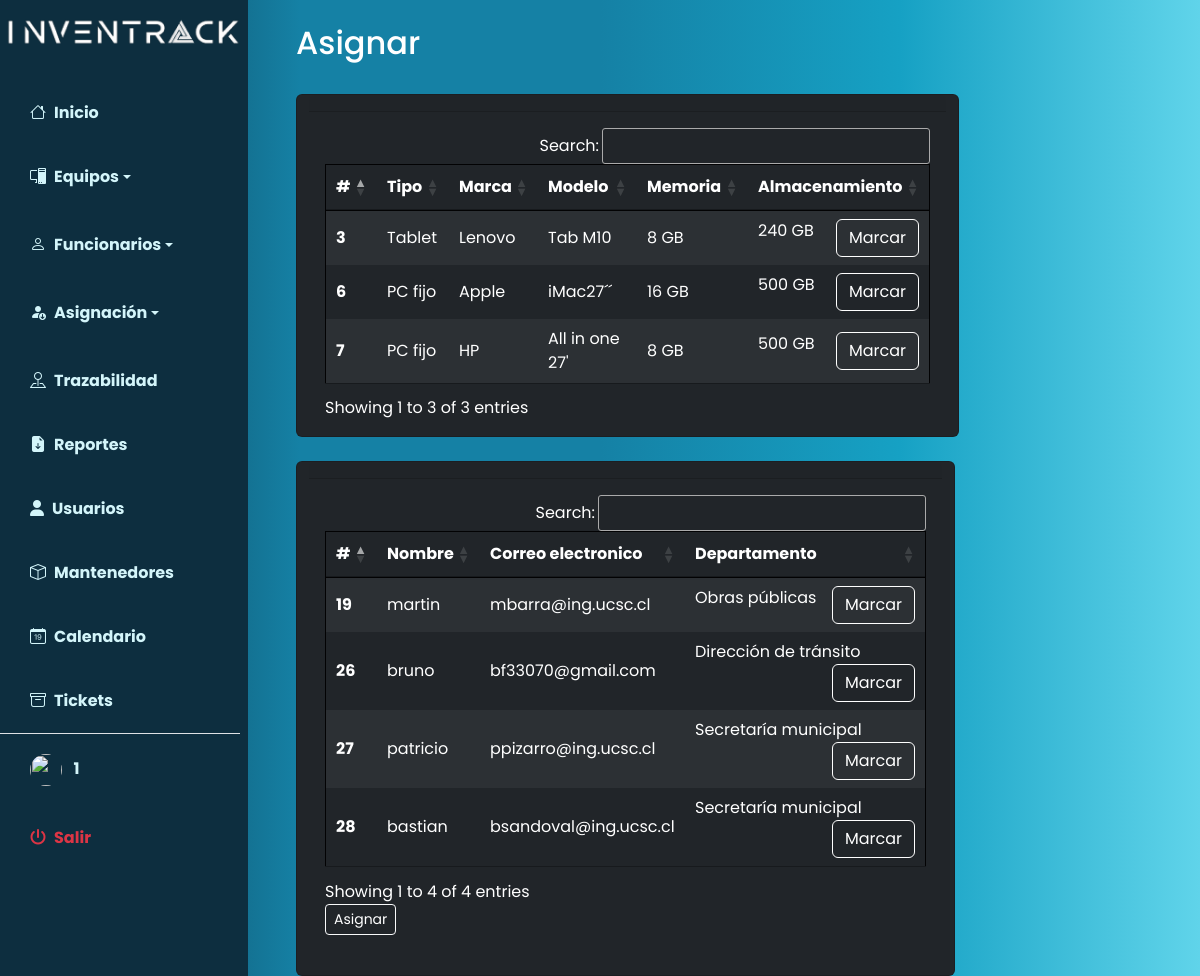
Screenshot of /index.php?p=equipos/asignacion/index (signed in) with the database file from the repository.
### tables this page shows
CREATE TABLE `equipos` (
  `id` int(10) NOT NULL,
  `fechaIngreso` date DEFAULT NULL,
  `modelo` varchar(50) NOT NULL,
  `tipo_id` int(50) NOT NULL,
  `marca_id` int(10) NOT NULL,
  `memoria_id` int(10) NOT NULL,
  `almacenamiento_id` int(10) NOT NULL,
  `tipoAlmacenamiento_id` int(10) NOT NULL,
  `funcionario_id` int(10) NOT NULL,
  `formaIngreso_id` int(10) NOT NULL,
  `fechaMantencion` date DEFAULT NULL,
  `costo` int(50) NOT NULL
);

CREATE TABLE `tipo` (
  `id` int(10) NOT NULL,
  `tipo` varchar(50) NOT NULL
);

CREATE TABLE `marcas` (
  `id` int(10) NOT NULL,
  `marca` varchar(50) NOT NULL
);

CREATE TABLE `memorias` (
  `id` int(10) NOT NULL,
  `memoria` varchar(50) NOT NULL
);

CREATE TABLE `almacenamientos` (
  `id` int(10) NOT NULL,
  `almacenamiento` varchar(50) NOT NULL
);

CREATE TABLE `funcionarios` (
  `id` int(10) NOT NULL,
  `nombre` varchar(50) NOT NULL,
  `apellido` varchar(50) NOT NULL,
  `email` varchar(50) NOT NULL,
  `establecimiento_id` int(10) NOT NULL,
  `departamento_id` int(10) NOT NULL
);

CREATE TABLE `departamentos` (
  `id` int(10) NOT NULL,
  `departamento` varchar(50) NOT NULL
);

### index.php (called while the page is built, shortened)
<?php
$pagina = isset($_GET['p']) ? strtolower($_GET['p']) : 'home';
require_once 'includes/header.php';
require_once 'pages/' . $pagina . '.php';
require_once 'includes/footer.php';
?>

### pages/equipos/asignacion/index.php (the view, shortened to what this page needs)
<?php ob_start();
include("database/auth.php");
$query = "SELECT equipos.*, funcionarios.nombre AS funcionario, tipo.tipo AS nombreOpcion, marcas.marca AS marcas, memorias.memoria AS memorias, almacenamientos.almacenamiento AS almacenamientos, tipoAlmacenamientos.tipoAlmacenamiento AS tipoAlmacenamientos, formaIngresos.formaIngreso AS formaIngresos
    FROM equipos
    LEFT JOIN funcionarios ON equipos.funcionario_id = funcionarios.id
    LEFT JOIN tipo ON equipos.tipo_id = tipo.id
    LEFT JOIN marcas ON equipos.marca_id = marcas.id
    LEFT JOIN memorias ON equipos.memoria_id = memorias.id
    LEFT JOIN almacenamientos ON equipos.almacenamiento_id = almacenamientos.id
    LEFT JOIN tipoAlmacenamientos ON equipos.tipoAlmacenamiento_id = tipoAlmacenamientos.id
    LEFT JOIN formaIngresos ON equipos.formaIngreso_id = formaIngresos.id
    WHERE funcionarios.nombre = 'no asignado';
    ;
    ";
$result = mysqli_query($connection, $query);
$query2 = "SELECT funcionarios.*, establecimientos.establecimiento AS establecimiento, departamentos.departamento AS departamento,
    GROUP_CONCAT(CONCAT(equipos.id, '-', tipo.tipo) SEPARATOR ', ') AS equipos_info
FROM funcionarios
LEFT JOIN establecimientos ON funcionarios.establecimiento_id = establecimientos.id
LEFT JOIN departamentos ON funcionarios.departamento_id = departamentos.id
LEFT JOIN equipos ON funcionarios.id = equipos.funcionario_id
LEFT JOIN tipo ON equipos.tipo_id = tipo.id
WHERE funcionarios.nombre != 'no asignado'
GROUP BY funcionarios.id;";
$result2 = mysqli_query($connection, $query2);
?>
<nav class="navbar navbar-expand-lg navbar-light bg-transparent py-4 px-4">
    <h2 class="fs-2 mx-4 text-white">Asignar</h2>
</nav>
<div>
    <div class="container mx-5 " id="aaaa">
        <div class="row col-lg-8" id="contenedortabla">
            <div class="card text-bg-dark">
                <div class="card-header">
                </div>
                <div class="card-body table-responsive text-bg-dark " id="bbbb">
                    <table cellpadding=10
                        class="table table-hover table-dark table-striped tableAux dataTablesScroll table-borderless"
                        id="">
                        <thead class="">
                            <tr>
                                <th scope="col">#</th>
                                <th scope="col"> Tipo</th>
                                <th scope="col"> Marca</th>
                                <th scope="col"> Modelo</th>
                                <th scope="col"> Memoria</th>
                                <th scope="col"> Almacenamiento</th>
                            </tr>
                        </thead>
                        <tbody>
                            <?php while ($fila = mysqli_fetch_array($result)): ?>
                                <tr>
                                    <th scope="row">
                                        <?= $fila['id'] ?>
                                    </th>
                                    <td>
                                        <?= $fila['nombreOpcion'] ?>
                                    </td>
                                    <td>
                                        <?= $fila['marcas'] ?>
                                    </td>
                                    <td>
                                        <?= $fila['modelo'] ?>
                                    </td>
                                    <td>
                                        <?= $fila['memorias'] ?> GB
                                    </td>
                                    <td>
                                        <?= $fila['almacenamientos'] ?> GB
                                        <button class="btn float-end text-white border-white btn-marcar-equipo"
                                            data-id="<?= $fila['id'] ?>">Marcar</button>
                                </tr>
                            <?php endwhile; ?>
                        </tbody>
                    </table>
                </div>
            </div>
        </div>
    </div>
    <br>
    <main class="container mx-5 ">
        <div class="row " id="contenedortabla">
            <div class="card text-bg-dark ">
                <div class="card-header">
                </div>
                <div class="card-body table-responsive  text-bg-dark">
                    <table
                        class="table table-hover table-dark table-striped tableAux dataTablesScroll table-borderless">
                        <thead class="">
                            <tr>
                                <th scope="col">#</th>
                                <th scope="col">Nombre</th>
                                <th scope="col">Correo electronico</th>
                                <th scope="col">Departamento</th>
                            </tr>
                        </thead>
                        <tbody>
                            <?php while ($fila = mysqli_fetch_array($result2)): ?>
                                <tr>
                                    <th scope="row">
                                        <?= $fila['id'] ?>
                                    </th>
                                    <td>
                                        <?= $fila['nombre'] ?>
                                    </td>
                                    <td>
                                        <?= $fila['email'] ?>
                                    </td>
                                    <td>
                                        <?= $fila['departamento'] ?>
                                        <button class="btn float-end text-white border-white btn-marcar-funcionario"
                                            data-id="<?= $fila['id'] ?>">Marcar</button>
                                </tr>
                            <?php endwhile; ?>
                        </tbody>
                    </table>
                    <button class="btn btn-sm text-white btn-outline-primary border border-light"
                        id="btnAsignar">Asignar</button>
                </div>
                <br>
            </div>
        </div>
</div>

### includes/estilos.css (style rules this page uses)
:root { --main-bg-color: #ffda07; --main-text-color: #eee8e8; --second-text-color: #d3f5fa; --second-bg-color: #7fa897; }
#contenedortabla { position: relative; width: max-content; }
.tableAux { width: 595pt; border: 1px solid #000000ee; }

### includes/header.php (style rules this page uses)
body { font-family: 'Poppins', sans-serif; }

### rows the page displays
equipos: id "3", tipo.tipo "Tablet", marca.marca "Lenovo", modelo "Tab M10", memoria.memoria "8", almacenamiento.almacenamiento "240"
equipos: id "6", tipo.tipo "PC fijo", marca.marca "Apple", modelo "iMac27´´", memoria.memoria "16", almacenamiento.almacenamiento "500"
equipos: id "7", tipo.tipo "PC fijo", marca.marca "HP", modelo "All in one 27'", memoria.memoria "8", almacenamiento.almacenamiento "500"
funcionarios: id "19", nombre "martin", email "mbarra@ing.ucsc.cl", departamento.departamento "Obras públicas"
funcionarios: id "26", nombre "bruno", email "bf33070@gmail.com", departamento.departamento "Dirección de tránsito"
funcionarios: id "27", nombre "patricio", email "ppizarro@ing.ucsc.cl", departamento.departamento "Secretaría municipal"
funcionarios: id "28", nombre "bastian", email "bsandoval@ing.ucsc.cl", departamento.departamento "Secretaría municipal"

### other values shown
$_SESSION['username'] "1"
